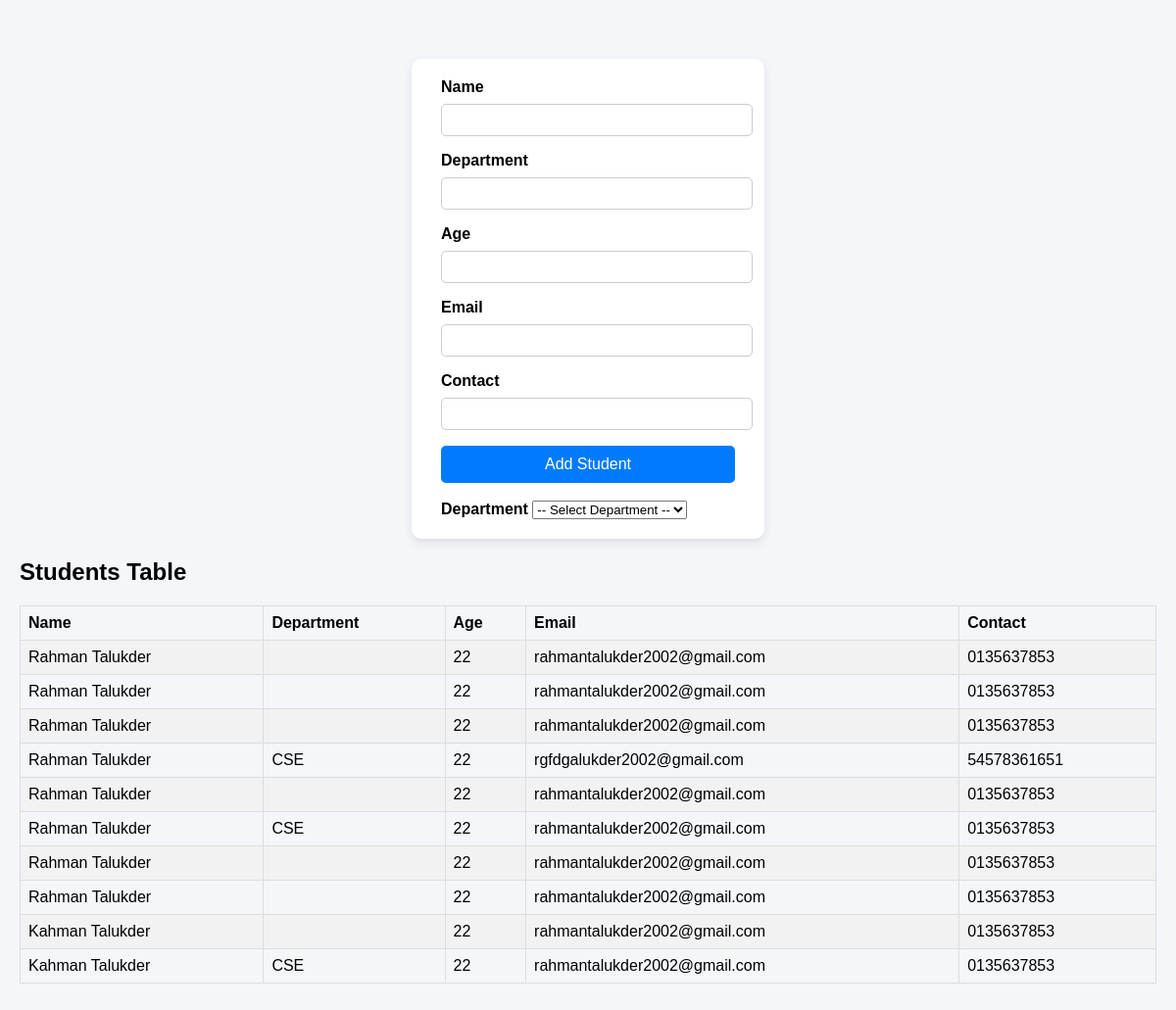
The page / on the database its author committed.
### myapp/models.py (models this page shows)
class StudentModel(models.Model):
    name=models.CharField(max_length=100,null=True)
    department=models.CharField(max_length=100,null=True)
    age=models.CharField(max_length=100,null=True)
    email=models.EmailField(null=True)
    contact=models.CharField(max_length=11)

### myapp/views.py (the view, shortened to what this page needs)
# urls.py: path('',StudentPages, name="StudentPages")
def StudentPages(request):
    data=StudentModel.objects.all()
    departments=StudentModel.objects.values_list("department",flat=True).distinct()
    context={
        'student':data,
        'departments':departments,
        }
    return render(request, "studentPagas.html", context)

### templates/studentPagas.html (shortened to what this page needs)
<!DOCTYPE html>
<html>
<head>
</head>
<body>
<div class="form-container">
  <form method="POST">
    <label for="name">Name</label>
    <input type="text" name="name" required>
    <label for="contact">Department</label>
    <input type="text" name="department" required>
    <label for="age">Age</label>
    <input type="number" name="age" required>
    <label for="email">Email</label>
    <input type="email" name="email" required>
    <label for="contact">Contact</label>
    <input type="text" name="contact" required>
    <button type="submit">Add Student</button>
    <div>
    <br>
      <label for="department">Department</label>
      <select name="department" >
        <option value="">-- Select Department --</option>
      </select>
    </div>
  </form>
</div>
<h2>Students Table</h2>
<table>
  <tr>
    <th>Name</th>
    <th>Department</th>
    <th>Age</th>
    <th>Email</th>
    <th>Contact</th>
  </tr>
  {% for i in student %}
    <tr>
      <td>{{i.name}}</td>
      <td>{{i.department}}</td>
      <td>{{i.age}}</td>
      <td>{{i.email}}</td>
      <td>{{i.contact}}</td>
    </tr>
  {% endfor %}
</table>
</body>
</html>

### templates/studentPagas.html (style rules this page uses)
body { font-family: Arial, sans-serif; margin: 0; padding: 20px; background-color: #f4f6f9; }
table { border-collapse: collapse; width: 100%; margin-bottom: 40px; }
td, th { border: 1px solid #dddddd; text-align: left; padding: 8px; }
tr:nth-child(even) { background-color: #f2f2f2; }
.form-container { display: flex; justify-content: center; margin-top: 40px; }
form { background: #fff; padding: 20px 30px; border-radius: 10px; box-shadow: 0px 4px 10px rgba(0,0,0,0.1); width: 300px; }
form label { font-weight: bold; }
form input { width: 100%; padding: 8px; margin: 8px 0 16px 0; border: 1px solid #ccc; border-radius: 5px; }
form button { width: 100%; background: #007BFF; color: white; padding: 10px; border: none; border-radius: 5px; cursor: pointer; font-size: 16px; }

### rows shown on the page
StudentModel: name "Rahman Talukder", age "22", email "rahmantalukder2002@gmail.com", contact "0135637853"
StudentModel: name "Rahman Talukder", age "22", email "rahmantalukder2002@gmail.com", contact "0135637853"
StudentModel: name "Rahman Talukder", age "22", email "rahmantalukder2002@gmail.com", contact "0135637853"
StudentModel: name "Rahman Talukder", department "CSE", age "22", email "rgfdgalukder2002@gmail.com", contact "54578361651"
StudentModel: name "Rahman Talukder", age "22", email "rahmantalukder2002@gmail.com", contact "0135637853"
StudentModel: name "Rahman Talukder", department "CSE", age "22", email "rahmantalukder2002@gmail.com", contact "0135637853"
StudentModel: name "Rahman Talukder", age "22", email "rahmantalukder2002@gmail.com", contact "0135637853"
StudentModel: name "Rahman Talukder", age "22", email "rahmantalukder2002@gmail.com", contact "0135637853"
StudentModel: name "Kahman Talukder", age "22", email "rahmantalukder2002@gmail.com", contact "0135637853"
StudentModel: name "Kahman Talukder", department "CSE", age "22", email "rahmantalukder2002@gmail.com", contact "0135637853"
